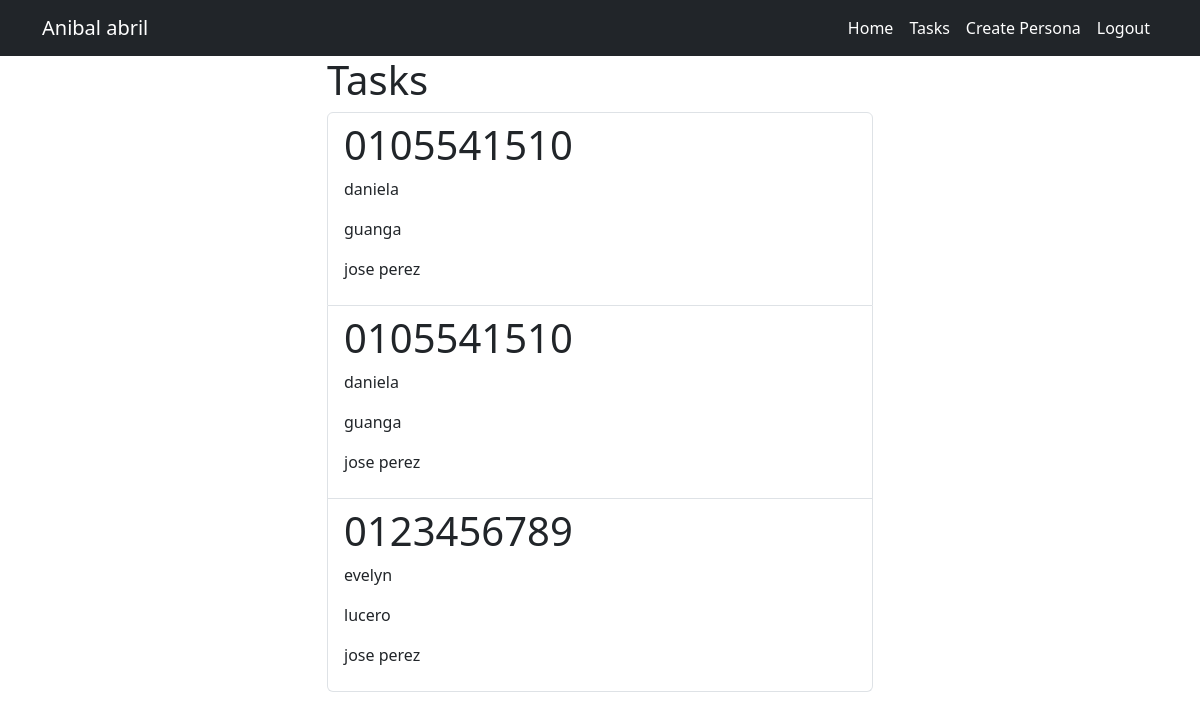
Page /tasks/ (signed in) on the earlier database version.
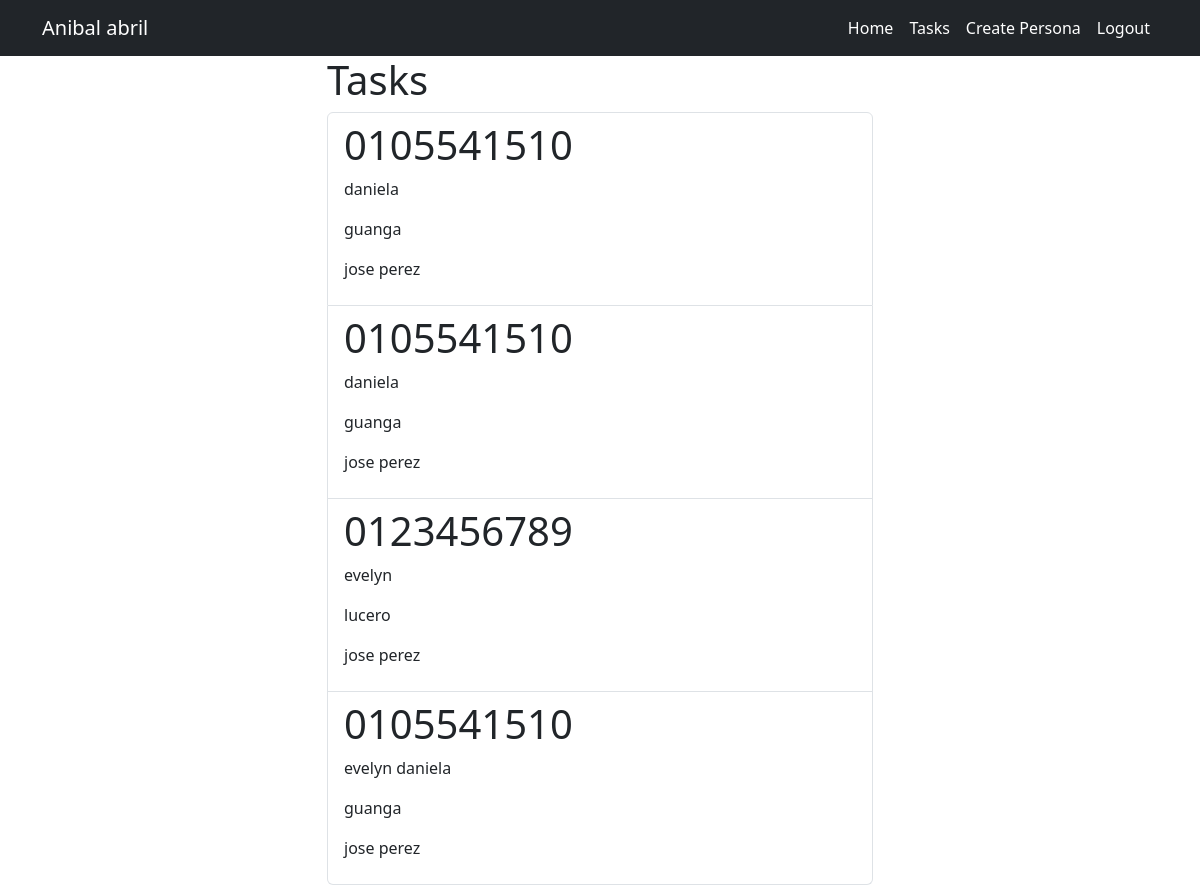
Same page on the later database version.
### tasks/models.py (models this page shows)
class Estudiante (models.Model):
    cedula =models.CharField(max_length=10)
    nombre =models.TextField(blank=True,max_length=50)
    apellido=models.TextField(blank=True,max_length=50)
    direccion=models.TextField(blank=True,max_length=100)
    telefono=models.TextField(blank=True,max_length=10)
    user = models.ForeignKey(User,on_delete=models.CASCADE)
    def __str__(self):
        return self.nombre+" "+self.apellido+"      by "+self.user.username

### tasks/views.py (the view)
# urls.py: path('tasks/',views.tasks, name='tasks'),
@login_required
def tasks(request):
    estudiante=Estudiante.objects.filter(user=request.user)
    print(estudiante)
    return render(request, 'tasks.html',{'tasks':estudiante})

### tasks/templates/tasks.html
{% extends "base.html" %}
{% block content %}
     <main class="container">
          <div class="row">
               <div class="col-md-6 offset-md-3">
                    <h1>Tasks</h1>
                    <ul class="list-group">
                         {% for est in tasks %}
                              <a  class="list-group-item" href="{% url 'crearpersona_detalle' est.id %}">
                                   <h1> {{est.cedula}}</h1>
                                   <p> {{est.nombre}}</p>
                                   <p> {{est.apellido}}</p>
                                   <p> {{est.user.username}}</p>
                              </a>
                         {% endfor %}
                    </ul>
               </div>
          </div>
     </main>
{% endblock %}

### tasks/templates/base.html (shortened to what this page needs)
<!DOCTYPE html>
<html lang="en">
<head>
    <link rel="stylesheet" href="https://cdn.jsdelivr.net/npm/bootstrap@5.3.2/dist/css/bootstrap.min.css">
</head>
<body>
    <nav class="navbar navbar-expand-lg bg-dark navbar-dark">
        <div class="container">
            <a class="navbar-brand" href="/">Anibal abril</a>
            <div class="collapse navbar-collapse" id="navbarNav">
                <ul class="navbar-nav ms-auto">
                    <li class="nav-item">
                        <a class="nav-link active" href="/">Home</a>
                    </li>
                    {% if user.is_authenticated %}
                        <li class="nav-item">
                            <a  class="nav-link active" href="/tasks">Tasks</a>
                        </li>
                        <li class="nav-item">
                            <a  class="nav-link active" href="/tasks/crear_persona">Create Persona</a>
                        </li>
                        <li class="nav-item">
                            <a  class="nav-link active" href="/logout">Logout</a>
                        </li>
                    {% endif %}
                </ul>
            </div>
        </div>
    </nav>
    {% block content %}
    {% endblock %}
</body>
</html>

Differences in the rows shown:
added Estudiante: cedula "0105541510", nombre "evelyn daniela", apellido "guanga", user.username "jose perez"
